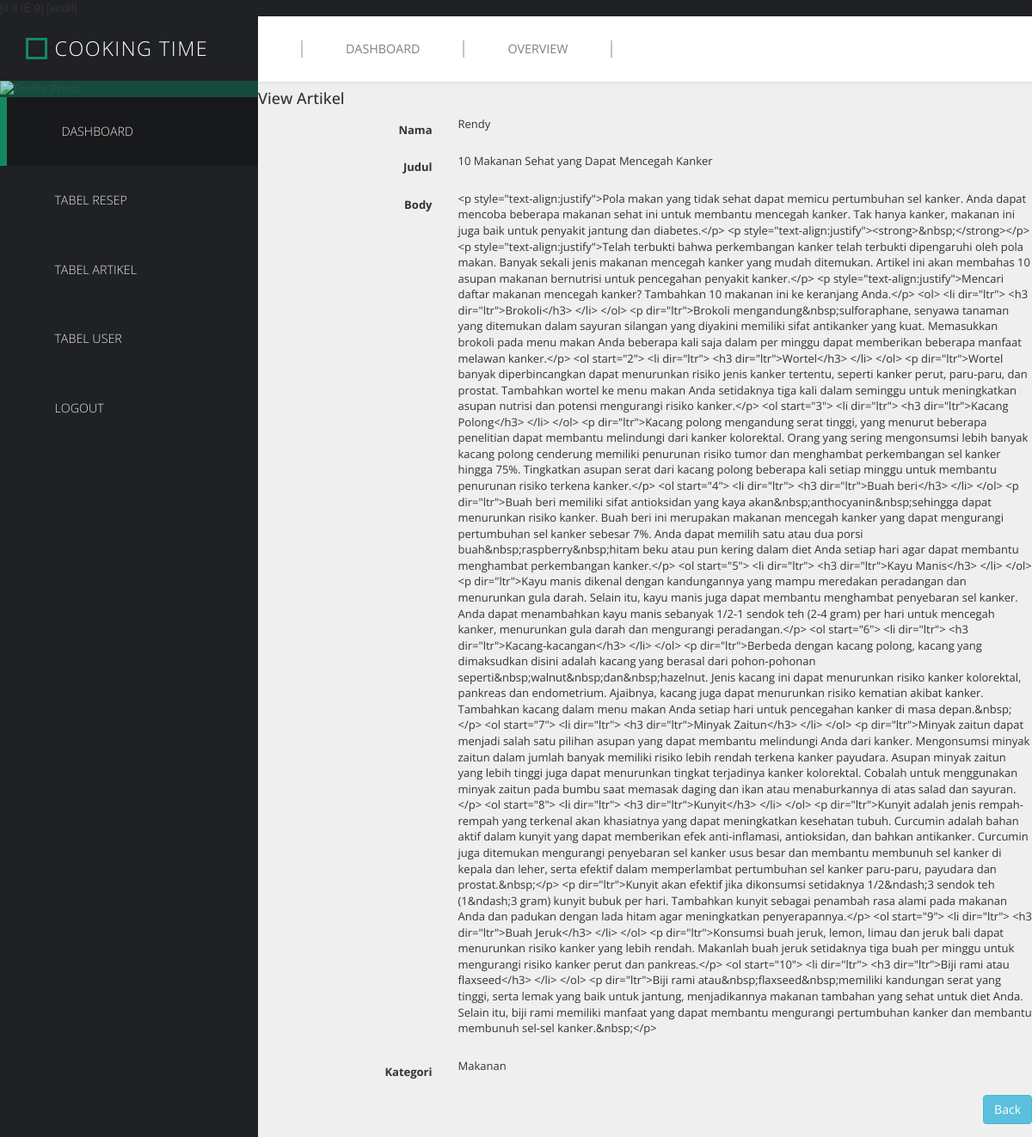
The app's page /dashboard/artikel/lihat/7 (signed in) with its own data.
### artikel/models.py (models this page shows, shortened)
class Artikel(models.Model):
    nama = models.ForeignKey(User, on_delete=models.CASCADE,blank=True,null=True)
    judul = models.CharField(max_length=100)
    body = RichTextUploadingField(blank=True, null=True,
                                    config_name='special',
                                    external_plugin_resources=[(
                                        'youtube',
                                        '/static/ckeditor_plugins/youtube/youtube/',
                                        'plugin.js',
                                    )],
                                    )
    kategori = models.ForeignKey(Kategori, on_delete=models.CASCADE, blank=True,null=True)
    image = models.CharField(max_length=1000,blank=True,null=True)
    date = models.DateTimeField(auto_now_add=True)
    class meta :
        ordering = ['-id']
        verbose_name_plural = "Artikel"

class Kategori(models.Model):
    nama = models.CharField(max_length=100)
    def __str__(self):
         return self.nama
    class meta :
        verbose_name_plural = "Kategori"

### artikel/views.py (the view)
# urls.py: path('artikel/lihat/<str:id>',lihat_artikel, name='lihat_artikel'),
@login_required
def lihat_artikel(request, id):
    template_name = "pengurus/lihat_artikel.html"
    artikel = Artikel.objects.get(id=id)
    context = {
        'title' : 'View Artikel',
        'artikel' :artikel,
    }
    return render(request, template_name, context)

### templates/pengurus/lihat_artikel.html (shortened to what this page needs)
{% extends 'pengurus/base.html' %}
{% block content %}
<div class="content">
    <div class="container-fluid">
        <div class="row">
            <div class="col-6">
                <div class="card">
                    <form class="form-horizontal" method="POST">
                        <div class="card-header">
                            <h4 class="card-title">
                                {{title}}
                            </h4>
                        </div>
                        <div class="card-content">
                            <div class="form-group">
                                <label class="col-md-3 control-label">Nama</label>
                                <div class="col-md-9">
                                    <p>{{artikel.nama}}</p>
                                </div>
                            </div>
                            <div class="form-group">
                                <label class="col-md-3 control-label">Judul</label>
                                <div class="col-md-9">
                                    <p>{{artikel.judul}}</p>
                                </div>
                            </div>
                            <div class="form-group">
                                <label class="col-md-3 control-label">Body</label>
                                <div class="col-md-9">
                                    <p>{{artikel.body}}</p>
                                </div>
                            </div>
                            <div class="form-group">
                                <label class="col-md-3 control-label">Kategori</label>
                                <div class="col-md-9">
                                    <p>{{artikel.kategori}}</p>
                                </div>
                            </div>
                        </div>
                        <div class="card-footer text-right">
                            <div class="form-group">
                                <label class="col-md-3"></label>
                                <div class="col-md-9">
                                    <a class="bt btn btn-info" href="{% url 'tabel_artikel' %}">Back </a>
                                </div>
                            </div>
                        </div>
                    </form>
                </div>
            </div>
        </div>
</div>
{% endblock content %}

### static/pengurus/css/templatemo-style.css (style rules this page uses)
* { font-family: 'Open Sans', sans-serif; }
body { font-size: 13px; }
body, .templatemo-left-nav { background: #1f2124; }

### records on screen
Artikel: nama "Rendy", judul "10 Makanan Sehat yang Dapat Mencegah Kanker", body "<p style=\"text-align:justify\">Pola makan yang tidak sehat dapat memicu pertumbuhan sel kanker. Anda dapat mencoba beberapa makanan sehat ini untuk membantu mencegah kanker. Tak hanya kanker, makanan ini juga baik untuk penyakit jantung dan diabetes.</p> <p style=\"text-align:justify\"><strong>&nbsp;</strong></p> <p style=\"text-align:justify\">Telah terbukti bahwa perkembangan kanker telah terbukti dipengaruhi oleh pola makan. Banyak sekali jenis makanan mencegah kanker yang mudah ditemukan. Artikel ini akan membahas 10 asupan makanan bernutrisi untuk pencegahan penyakit kanker.</p> <p style=\"text-align:justify\">Mencari daftar makanan mencegah kanker? Tambahkan 10 makanan ini ke keranjang…", kategori "Makanan"

### other values on screen
{{ title }} "View Artikel"
